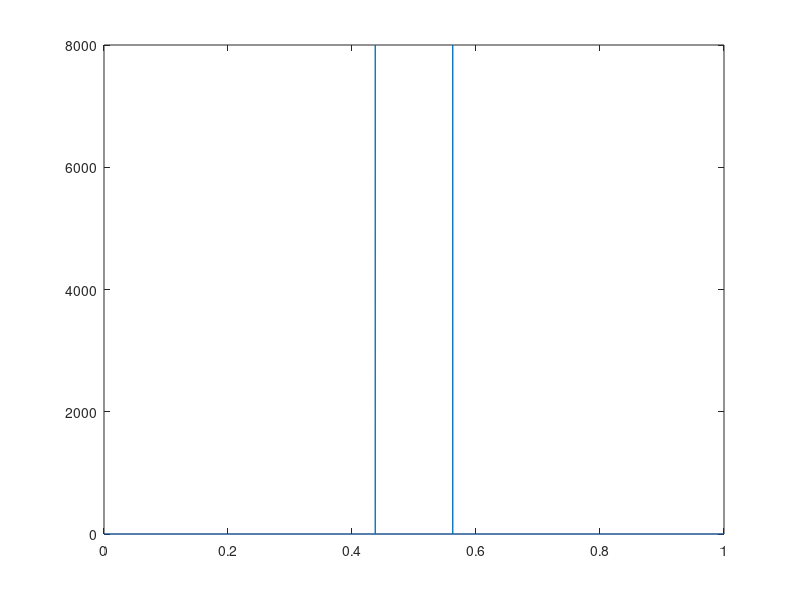

Recreate this plot in MATLAB.
clear;clc;close all;

Fs = 16e3;
f = 1e3;

dt = 1/Fs;
sec = 1;
t = 0:dt:sec-dt;


x = sin(2*pi*f*t);
xf = fft(x, 16e3);

plot(t, abs(fftshift(xf)))

X = abs(fft(x));
[m idx] = max(X);
fHat = idx * Fs / length(x);

